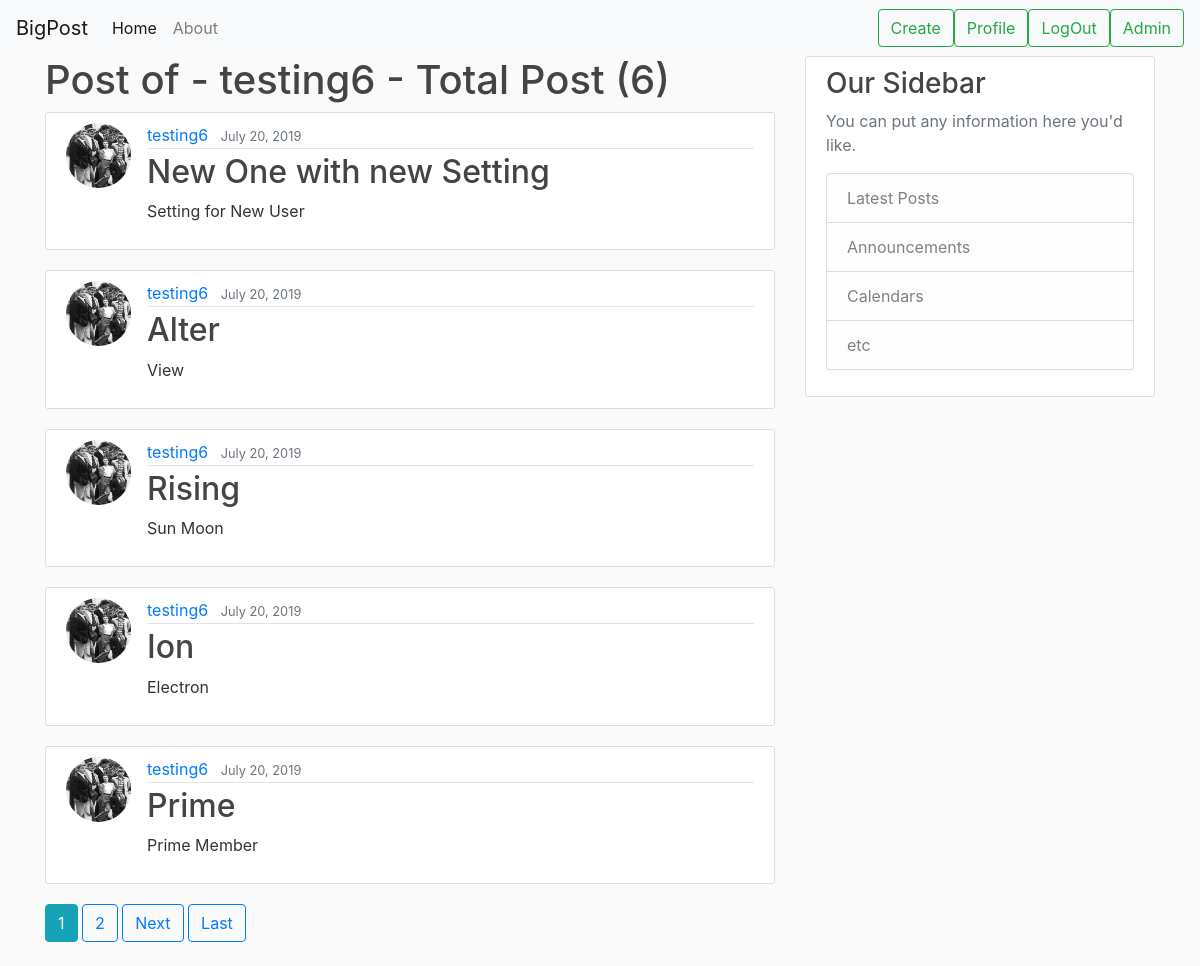
The page /user/testing6 (signed in) on the database its author committed.
### post/models.py (models this page shows, shortened)
class Post(models.Model):
    title = models.CharField(max_length=100)
    content = models.TextField()
    created = models.DateTimeField(default=timezone.now)
    author = models.ForeignKey(User, on_delete=models.CASCADE)

### user/models.py (models this page shows, shortened)
class Profile(models.Model):
    user = models.OneToOneField(User, on_delete=models.CASCADE, )
    image = models.ImageField(default="default.jpg", upload_to="profile_pics", )

### post/views.py (the view)
# urls.py: path("user/<str:username>", post_views.UserPostListView.as_view(), name="user-post"),
class UserPostListView(LoginRequiredMixin, ListView):
    model = Post
    template_name = "post/user_post.html"  # <app>/<model>_<view_type>.html
    context_object_name = "posts"
    paginate_by = 5
    def get_queryset(self):
        user = get_object_or_404(User, username=self.kwargs.get("username"))
        return Post.objects.filter(author=user).order_by("-created")

### post/templates/post/user_post.html (shortened to what this page needs)
{% extends "post/base.html" %}
{% block content %}
    <h1>Post of - {{ view.kwargs.username }} - Total Post ({{ page_obj.paginator.count }})</h1>
    {% for post in posts %}
        <article class="media content-section">
            <img class="rounded-circle article-img" src="{{ post.author.profile.image.url }}" />
            <div class="media-body">
                <div class="article-metadata">
                    <a class="mr-2" href="{% url 'user-post' post.author.username %}">{{ post.author }}</a>
                    <small class="text-muted">{{ post.created|date:"F d, Y" }}</small>
                </div>
                <h2><a class="article-title" href="{% url 'post-detail' post.id %}">{{ post.title }}</a></h2>
                <p class="article-content">{{ post.content }}</p>
            </div>
        </article>
    {% endfor %}
    {% if is_paginated %}
        {% for num in page_obj.paginator.page_range %}
            {% if page_obj.number == num %}
                <a class="btn btn-info mb-4" href="?page={{ num }}">{{ num }}</a>
            {% elif num > page_obj.number|add:"-3" and num < page_obj.number|add:"3" %}
                <a class="btn btn-outline-primary mb-4" href="?page={{ num }}">{{ num }}</a>
            {% endif %}
        {% endfor %}
        {% if page_obj.has_next %}
            <a class="btn btn-outline-primary mb-4" href="?page={{ page_obj.next_page_number }}">Next</a>
            <a class="btn btn-outline-primary mb-4" href="?page={{ page_obj.paginator.num_pages }}">Last</a>
        {% endif %}
    {% endif %}
{% endblock content %}

### post/static/post/main.css (style rules this page uses)
body { background: #fafafa; color: #333333; }
h1, h2, h3, h4, h5, h6 { color: #444444; }
.content-section { background: #ffffff; padding: 10px 20px; border: 1px solid #dddddd; border-radius: 3px; margin-bottom: 20px; }
.article-title { color: #444444; }
.article-content { white-space: pre-line; }
.article-img { height: 65px; width: 65px; margin-right: 16px; }
.article-metadata { padding-bottom: 1px; margin-bottom: 4px; border-bottom: 1px solid #e3e3e3 }

### rows shown on the page
Post: author.profile.image (picture), author "testing6", created "July 20, 2019", title "New One with new Setting", content "Setting for New User"
Post: author.profile.image (picture), author "testing6", created "July 20, 2019", title "Alter", content "View"
Post: author.profile.image (picture), author "testing6", created "July 20, 2019", title "Rising", content "Sun Moon"
Post: author.profile.image (picture), author "testing6", created "July 20, 2019", title "Ion", content "Electron"
Post: author.profile.image (picture), author "testing6", created "July 20, 2019", title "Prime", content "Prime Member"

### other values the page prints
{{ view.kwargs.username }} "testing6"
{{ page_obj.paginator.count }} "6"
{{ num }} "1"
{{ num }} "2"
